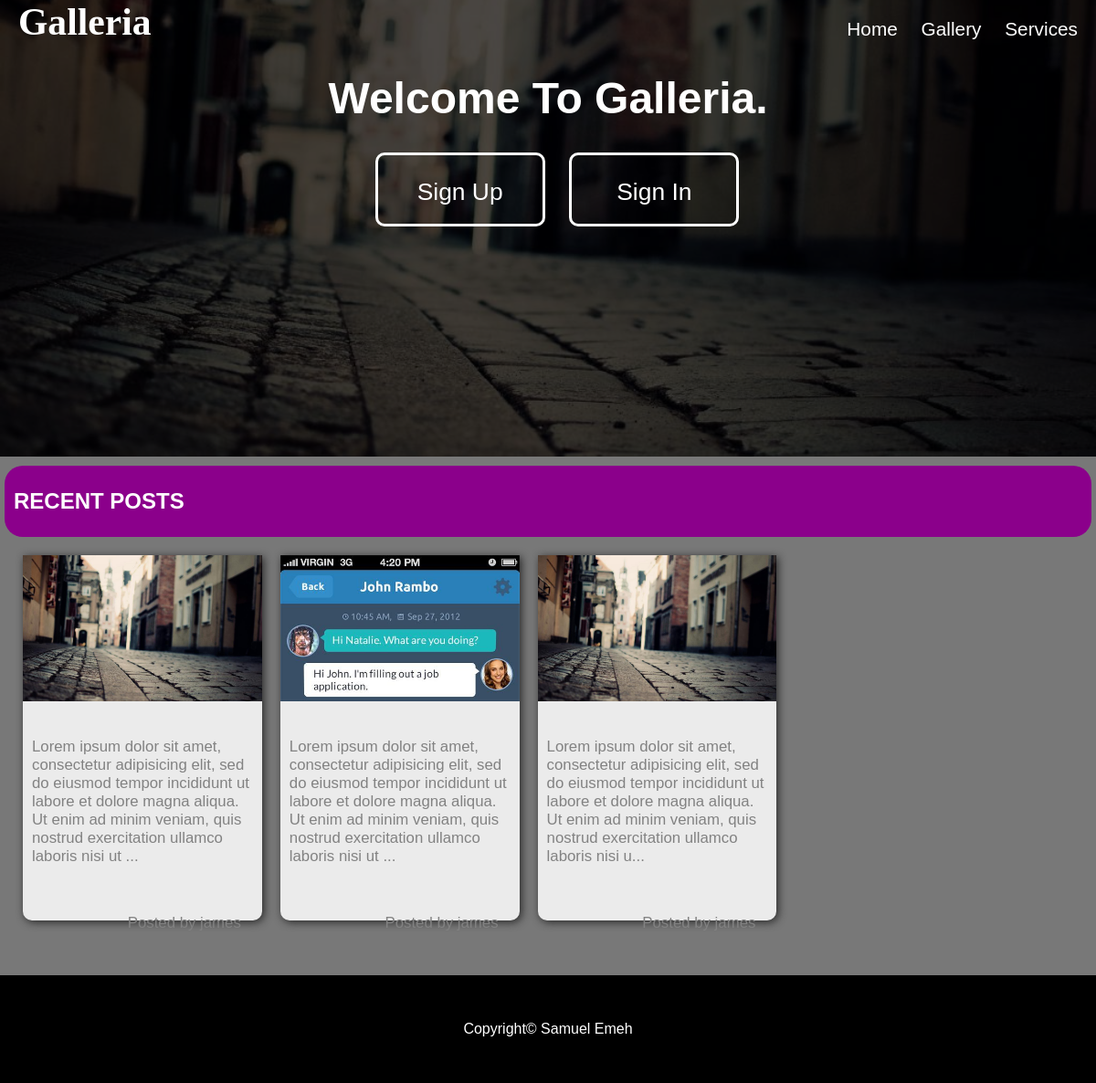
The page / on the database its author committed.
### showcase/models.py (models this page shows, shortened)
class Post(models.Model):
    image = models.ImageField()
    title = models.CharField(max_length=100)
    description = models.TextField()
    date = models.DateTimeField(auto_now_add=True)
    author = models.ForeignKey(User, on_delete=models.CASCADE)
    def shorten(self):
        return str(self.description[:200]) + "..."

### gallery/views.py (the view)
# urls.py: 2. Add a URL to urlpatterns:  url(r'^$', views.home, name='home')
def home(request):
    posts = Post.objects.all().order_by("-date")
    post_size = len(posts)
    return render(request, "index.html", {
                                            "posts": posts,
                                            "post_size": post_size,
                                            })

### gallery/templates/index.html (shortened to what this page needs)
{% extends 'showcase/header.html' %}
{% block content %}
	<div class='top'>
		{% include 'navigation.html' %}
		<div class="cover">
			<div id="cover-inner">
				<h1>welcome to galleria.</h1>
				<div id="button-section">
					<a href="{% url 'account:signup' %}" class="hover-btn">sign up</a>
					<a href="{% url 'account:signin' %}" class="hover-btn">sign in</a>
				</div>
			</div>
		</div>
	</div>
	<div class='bottom'>
		<div class="title">
			<h2>recent posts</h2>
		</div>
		<div class="post-showcase">
				{% if post_size > 0 %}
					{% for post in posts %}
					<div class="card">
						<div class="image-holder">
							<img src="{{post.image.url}}" alt="post-image" />
						</div>
						<p>{{post.shorten}}</p>
						<p class='author_info'>Posted by {{ post.author }}<p>
					</div>
					{% endfor%}
				{% else %}
					<p id="empty-message"> No Posts </p>
				{% endif%}
		</div>
	</div>
	<footer>
		<a href="mailto:samuelemeh200@gmail.com">Copyright&copy; Samuel Emeh</a>
	</footer>
{% endblock %}

### gallery/templates/showcase/header.html (shortened to what this page needs)
{% load static from staticfiles %}
<!DOCTYPE html>
<html lang="en" dir="ltr">
  <head>
    <link rel="stylesheet" href="{% static 'home/styles.css' %}">
    <link rel="stylesheet" href="{% static 'home/gallery/post_description.css' %}">
  </head>
  <body>
    {% block content %}
    {% endblock %}
  </body>
</html>

### gallery/templates/navigation.html
<div id='head-area'>
  <h1>Galleria</h1>
  <nav>
    <ul>
      <li><a href='{% url "home" %}'>home</a></li>
      <li><a href='{% url "gallery:index" %}'>gallery</a></li>
      <li><a href='#'>services</a></li>
    </ul>
  </nav>
</div>

### static/home/styles.css (style rules this page uses)
body { padding: 0px; margin: 0px; font-family: Helvetica; font-size: 16px; }
div.top { max-height: 500px; background-size: cover; background-image: url(../img/home_background.jpg); background-repeat: no-repeat; background-position: 0px -200px; color: white; overflow: hidden; }
div#head-area { font-size: 1.3em; padding: 0px 20px; }
div#head-area h1 { width: 50%; float: left; padding: 0px; margin: 0px; color: white; font-family: cursive; }
div#head-area nav ul { width: 50%; margin: 0px; padding: 0px; float: left; top: 20px; position: relative; list-style: none; text-transform: capitalize; text-align: right; }
div#head-area nav ul li { display: inline-block; margin-left: 20px; }
div#head-area nav ul li a, div#head-area nav ul li a:link, div#head-area nav ul li a:visited { color: white; text-decoration: none; transition: .5; }
div.cover:before { content: ''; display: block; clear: both; }
div.cover { background-color: rgba(0, 0, 0, .7); font-weight: normal; }
.hover-btn { display: block; margin-right: auto; margin-left: auto; background-color: transparent; border: 3px solid white; border-radius: 10px; color: white; transition: .5s background; transition: .5s border-color; }
div.top div.cover { min-height: 600px; }
div#cover-inner { width: 50%; margin: 0px auto; font-size: 1.5em; text-align: center; text-transform: capitalize; }
div#cover-inner a { width: 30%; height: 50px; font-size: 1.1em; padding-top: 25px; margin-left: 20px; display: inline-block; overflow-y: hidden; text-decoration: none; }
div#button-section { margin: 0px auto; }
div.bottom { padding: 10px 5px; }
div.title { color: white; width: inherit; text-align: left; text-transform: uppercase; padding: 5px 10px; margin-bottom: 20px; background: #8B008B; border-radius: 20px; }
div.post-showcase { display: flex; flex-wrap: wrap; }
div.card { width: 22%; height: 400px; margin-left: 20px; background-color: rgb(235, 235, 235); border-radius: 0px 0px 10px 10px; box-shadow: 2px 2px 10px rgb(40, 40, 40); }
div.card p { padding: 10px; font-size: 1.05em; color: rgb(130, 130, 130); }
div.card div.image-holder { width: 100%; max-height: 40%; margin: 0px auto 30px auto; display: block; overflow: hidden; position: relative; }
div.card div.image-holder img { width: inherit; }
.author_info { display: inline-block; margin-left: 40%; }
footer { color: white; background: black; padding: 50px 0px; margin-top: 50px; text-align: center; }
footer a { color: white; text-decoration: none; }

### static/home/gallery/post_description.css (style rules this page uses)
body { background: rgb(120, 120, 120); }

### rows shown on the page
Post: image (picture), shorten "Lorem ipsum dolor sit amet, consectetur adipisicing elit, sed do eiusmod tempor incididunt ut labore et dolore magna aliqua. Ut enim ad minim veniam, quis nostrud exercitation ullamco laboris nisi ut ...", author "james"
Post: image (picture), shorten "Lorem ipsum dolor sit amet, consectetur adipisicing elit, sed do eiusmod tempor incididunt ut labore et dolore magna aliqua. Ut enim ad minim veniam, quis nostrud exercitation ullamco laboris nisi ut ...", author "james"
Post: image (picture), shorten "Lorem ipsum dolor sit amet, consectetur adipisicing elit, sed do eiusmod tempor incididunt ut labore et dolore magna aliqua. Ut enim ad minim veniam, quis nostrud exercitation ullamco laboris nisi u...", author "james"
